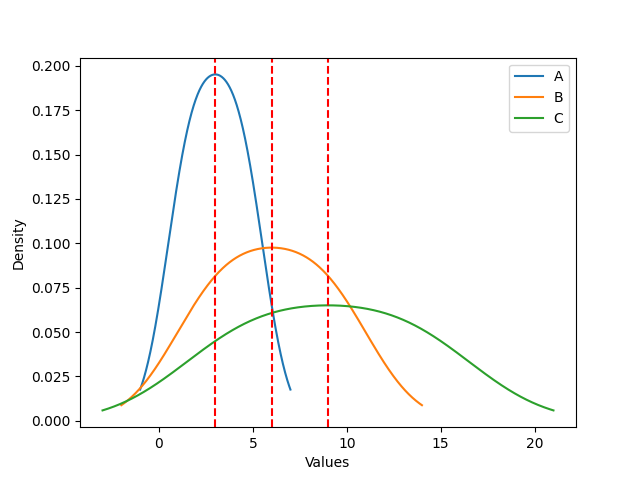

Python code for this plot:
import pandas as pd
import matplotlib.pyplot as plt

# Create a sample data frame
df = pd.DataFrame({
    'A': [1, 2, 3, 4, 5],
    'B': [2, 4, 6, 8, 10],
    'C': [3, 6, 9, 12, 15]
})

# Calculate the column average
col_avg = df.mean()

# Plot the distribution of the data
fig, ax = plt.subplots()
df.plot.density(ax=ax)
ax.set_xlabel('Values')
ax.set_ylabel('Density')

# Draw the column average line
for i, col in enumerate(df.columns):
    ax.axvline(x=col_avg[col], color='r', linestyle='--')
plt.savefig(f'example.png')